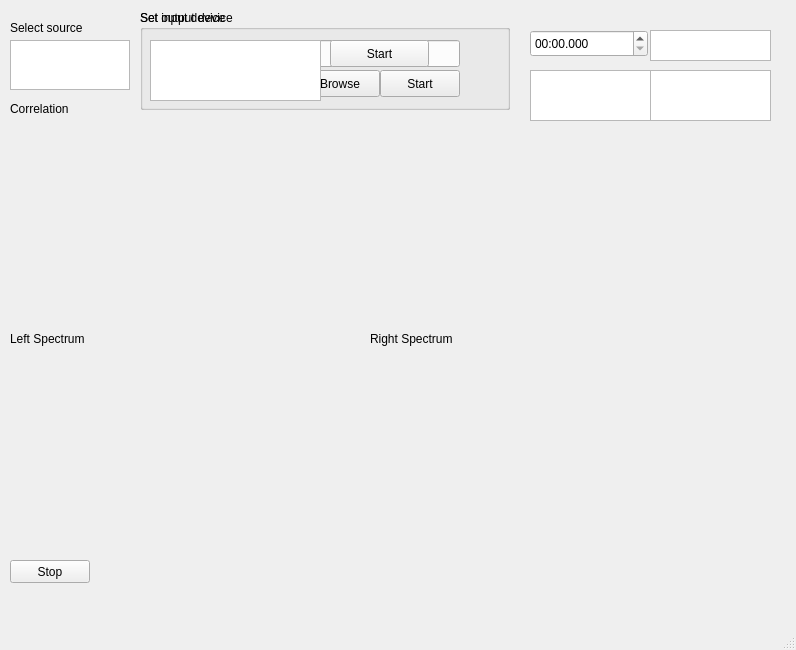
<?xml version="1.0" encoding="UTF-8"?>
<ui version="4.0">
 <class>SourceAnalyzerGUI</class>
 <widget class="QMainWindow" name="SourceAnalyzerGUI">
  <property name="geometry">
   <rect>
    <x>0</x>
    <y>0</y>
    <width>796</width>
    <height>650</height>
   </rect>
  </property>
  <property name="windowTitle">
   <string>MainWindow</string>
  </property>
  <widget class="QWidget" name="centralwidget">
   <widget class="QLabel" name="label">
    <property name="geometry">
     <rect>
      <x>10</x>
      <y>330</y>
      <width>101</width>
      <height>17</height>
     </rect>
    </property>
    <property name="text">
     <string>Left Spectrum</string>
    </property>
   </widget>
   <widget class="QLabel" name="label_2">
    <property name="geometry">
     <rect>
      <x>370</x>
      <y>330</y>
      <width>111</width>
      <height>17</height>
     </rect>
    </property>
    <property name="text">
     <string>Right Spectrum</string>
    </property>
   </widget>
   <widget class="QLabel" name="label_3">
    <property name="geometry">
     <rect>
      <x>10</x>
      <y>100</y>
      <width>81</width>
      <height>17</height>
     </rect>
    </property>
    <property name="text">
     <string>Correlation</string>
    </property>
   </widget>
   <widget class="QListView" name="source_list">
    <property name="geometry">
     <rect>
      <x>10</x>
      <y>40</y>
      <width>120</width>
      <height>50</height>
     </rect>
    </property>
   </widget>
   <widget class="QLabel" name="label_4">
    <property name="geometry">
     <rect>
      <x>10</x>
      <y>20</y>
      <width>101</width>
      <height>16</height>
     </rect>
    </property>
    <property name="text">
     <string>Select source</string>
    </property>
   </widget>
   <widget class="QGroupBox" name="file_box">
    <property name="enabled">
     <bool>true</bool>
    </property>
    <property name="geometry">
     <rect>
      <x>140</x>
      <y>10</y>
      <width>370</width>
      <height>100</height>
     </rect>
    </property>
    <property name="title">
     <string>Set output device</string>
    </property>
    <widget class="QPushButton" name="pushButton">
     <property name="geometry">
      <rect>
       <x>160</x>
       <y>60</y>
       <width>80</width>
       <height>27</height>
      </rect>
     </property>
     <property name="text">
      <string>Browse</string>
     </property>
    </widget>
    <widget class="QLineEdit" name="filename_text">
     <property name="geometry">
      <rect>
       <x>160</x>
       <y>30</y>
       <width>160</width>
       <height>27</height>
      </rect>
     </property>
    </widget>
    <widget class="QPushButton" name="start_file_button">
     <property name="geometry">
      <rect>
       <x>240</x>
       <y>60</y>
       <width>80</width>
       <height>27</height>
      </rect>
     </property>
     <property name="text">
      <string>Start</string>
     </property>
    </widget>
    <widget class="QListView" name="output_device_list">
     <property name="geometry">
      <rect>
       <x>10</x>
       <y>30</y>
       <width>140</width>
       <height>60</height>
      </rect>
     </property>
    </widget>
   </widget>
   <widget class="QCustomPlot" name="correlation_plot" native="true">
    <property name="geometry">
     <rect>
      <x>10</x>
      <y>130</y>
      <width>351</width>
      <height>200</height>
     </rect>
    </property>
   </widget>
   <widget class="QCustomPlot" name="left_plot" native="true">
    <property name="geometry">
     <rect>
      <x>10</x>
      <y>350</y>
      <width>350</width>
      <height>200</height>
     </rect>
    </property>
   </widget>
   <widget class="QCustomPlot" name="right_plot" native="true">
    <property name="geometry">
     <rect>
      <x>370</x>
      <y>350</y>
      <width>350</width>
      <height>200</height>
     </rect>
    </property>
   </widget>
   <widget class="QTimeEdit" name="timeEdit">
    <property name="geometry">
     <rect>
      <x>530</x>
      <y>30</y>
      <width>118</width>
      <height>27</height>
     </rect>
    </property>
    <property name="displayFormat">
     <string>mm:ss.zzz</string>
    </property>
   </widget>
   <widget class="QGroupBox" name="device_box">
    <property name="enabled">
     <bool>true</bool>
    </property>
    <property name="geometry">
     <rect>
      <x>140</x>
      <y>10</y>
      <width>370</width>
      <height>100</height>
     </rect>
    </property>
    <property name="title">
     <string>Set input device</string>
    </property>
    <widget class="QListView" name="input_device_list">
     <property name="geometry">
      <rect>
       <x>10</x>
       <y>30</y>
       <width>171</width>
       <height>61</height>
      </rect>
     </property>
    </widget>
    <widget class="QPushButton" name="start_device_button">
     <property name="enabled">
      <bool>true</bool>
     </property>
     <property name="geometry">
      <rect>
       <x>190</x>
       <y>30</y>
       <width>99</width>
       <height>27</height>
      </rect>
     </property>
     <property name="text">
      <string>Start</string>
     </property>
    </widget>
   </widget>
   <widget class="QPushButton" name="stop_button">
    <property name="geometry">
     <rect>
      <x>10</x>
      <y>560</y>
      <width>80</width>
      <height>23</height>
     </rect>
    </property>
    <property name="text">
     <string>Stop</string>
    </property>
   </widget>
   <widget class="QCustomPlot" name="circle_plot" native="true">
    <property name="geometry">
     <rect>
      <x>370</x>
      <y>130</y>
      <width>200</width>
      <height>200</height>
     </rect>
    </property>
   </widget>
   <widget class="QTextEdit" name="angleText">
    <property name="geometry">
     <rect>
      <x>650</x>
      <y>30</y>
      <width>121</width>
      <height>31</height>
     </rect>
    </property>
   </widget>
   <widget class="QCustomPlot" name="dynamic_plot" native="true">
    <property name="geometry">
     <rect>
      <x>580</x>
      <y>130</y>
      <width>200</width>
      <height>200</height>
     </rect>
    </property>
   </widget>
   <widget class="QTextEdit" name="ildText">
    <property name="geometry">
     <rect>
      <x>650</x>
      <y>70</y>
      <width>121</width>
      <height>51</height>
     </rect>
    </property>
   </widget>
   <widget class="QTextEdit" name="itdText">
    <property name="geometry">
     <rect>
      <x>530</x>
      <y>70</y>
      <width>121</width>
      <height>51</height>
     </rect>
    </property>
   </widget>
  </widget>
  <widget class="QMenuBar" name="menubar">
   <property name="geometry">
    <rect>
     <x>0</x>
     <y>0</y>
     <width>796</width>
     <height>20</height>
    </rect>
   </property>
  </widget>
  <widget class="QStatusBar" name="statusbar"/>
 </widget>
 <customwidgets>
  <customwidget>
   <class>QCustomPlot</class>
   <extends>QWidget</extends>
   <header location="global">./src/plot/qcustomplot/qcustomplot.h</header>
   <container>1</container>
  </customwidget>
 </customwidgets>
 <resources/>
 <connections/>
</ui>
